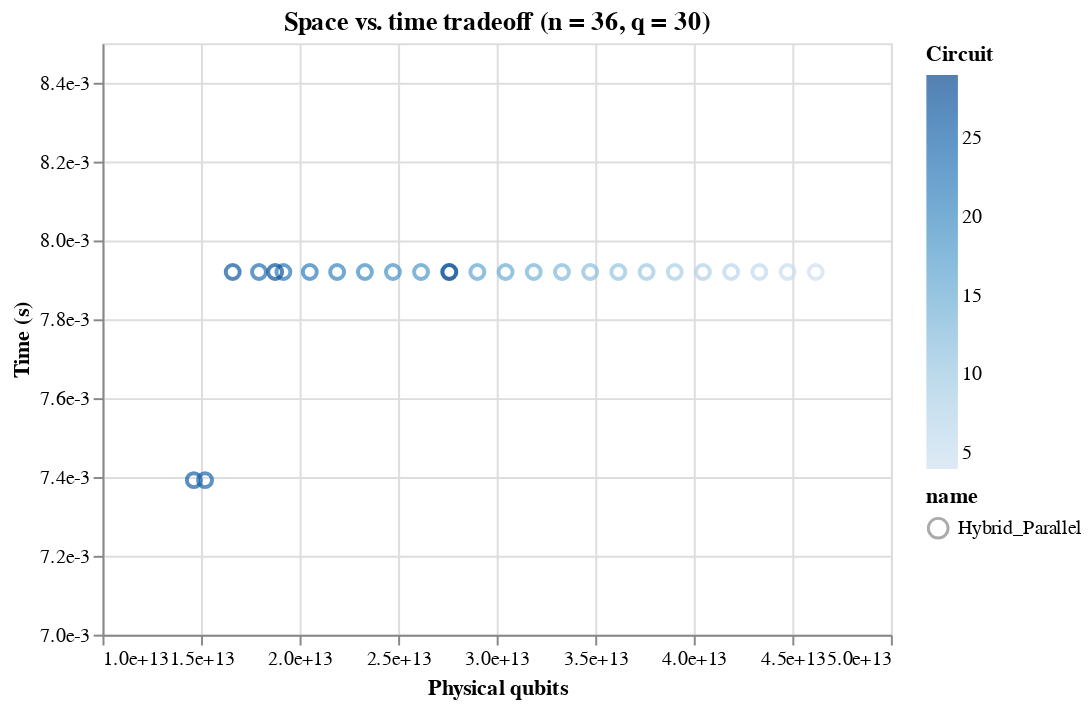

Notebook source saved alongside this figure:
### Code cell
# Look only at the parallel hybrid and see how it varies with k
hybrids = df[np.logical_and([df['name'][i] == "Hybrid_Parallel" for i in range(df.shape[0])], np.logical_and(df['n'] == 36, df['q'] == 30))]

Chart(hybrids, name="space_v_time_basic_bucket", title="Space vs. time tradeoff (n = 36, q = 30)").mark_point(size=50).encode(x=X('total_phys_q',
                                  scale=Scale(
                                              domain=[1e13,5e13]),
                                  axis=Axis(title="Physical qubits",
                                            format="e", tickCount=6)),
                              y=Y('total_time',
                                  scale=Scale(domain=[7e-3,8.5e-3]),
                                  axis=Axis(title="Time (s)",
                                            format="e")),
                               shape='name',                                                                                     
                              color=Color('k', legend=Legend(title="Circuit"))
                              )

### Figure 1 — Vega-Lite specification as saved in the notebook (floating-point values rounded to 4 significant figures)
{"$schema": "https://vega.github.io/schema/vega-lite/v2.6.0.json", "config": {"view": {"height": 300, "width": 400}}, "data": {"name": "data-3b9d18dbaeba87c56033394109512b1a"}, "datasets": {"data-3b9d18dbaeba87c56033394109512b1a": [{"b1": 0, "b2": 0, "clifford_distance": 11, "clifford_phys_q": 26858578010171, "clifford_time": 1.791e-05, "clifford_total_avg_cycles": 89.55, "cliffords": 1955283863673, "cnot_count": 1684700923705, "depth": 2013, "distill_cycles_per_state": 150, "distill_distances": "[10, 5]", "distill_factories": 1019512441, "distill_logical_q": 244682985840, "distill_logical_q_per_factory": 240, "distill_phys_q": 19329955881360, "distill_reqd": true, "distill_sim_states": 3, "distill_time": 0.00792, "distill_total_cycles": 39600, "eps": 1, "h_count": 270582939968, "k": 4, "mode": "defect", "n": 36, "n_qubits": 70866960449, "name": "Hybrid_Parallel", "p_g": 1e-05, "p_in": 0.0001, "q": 30, "safety_factor": 0, "t_count": 807453852544, "t_depth": 264, "t_sc": 2e-07, "total_cost": 53.48, "total_phys_q": 46188533891531, "total_time": 0.00792}, {"b1": 0, "b2": 0, "clifford_distance": 11, "clifford_phys_q": 26044681743963, "clifford_time": 1.788e-05, "clifford_total_avg_cycles": 89.41, "cliffords": 1893006841977, "cnot_count": 1631013836025, "depth": 2013, "distill_cycles_per_state": 150, "distill_distances": "[10, 5]", "distill_factories": 986974812, "distill_logical_q": 236873954880, "distill_logical_q_per_factory": 240, "distill_phys_q": 18713042435520, "distill_reqd": true, "distill_sim_states": 3, "distill_time": 0.00792, "distill_total_cycles": 39600, "eps": 1, "h_count": 261993005952, "k": 5, "mode": "defect", "n": 36, "n_qubits": 68719476897, "name": "Hybrid_Parallel", "p_g": 1e-05, "p_in": 0.0001, "q": 30, "safety_factor": 0, "t_count": 781684050432, "t_depth": 264, "t_sc": 2e-07, "total_cost": 53.43, "total_phys_q": 44757724179483, "total_time": 0.00792}, {"b1": 0, "b2": 0, "clifford_distance": 11, "clifford_phys_q": 25230785526267, "clifford_time": 1.785e-05, "clifford_total_avg_cycles": 89.26, "cliffords": 1830729826233, "cnot_count": 1577326753465, "depth": 2013, "distill_cycles_per_state": 150, "distill_distances": "[10, 5]", "distill_factories": 954437186, "distill_logical_q": 229064924640, "distill_logical_q_per_factory": 240, "distill_phys_q": 18096129046560, "distill_reqd": true, "distill_sim_states": 3, "distill_time": 0.00792, "distill_total_cycles": 39600, "eps": 1, "h_count": 253403072768, "k": 6, "mode": "defect", "n": 36, "n_qubits": 66571993473, "name": "Hybrid_Parallel", "p_g": 1e-05, "p_in": 0.0001, "q": 30, "safety_factor": 0, "t_count": 755914250752, "t_depth": 264, "t_sc": 2e-07, "total_cost": 53.38, "total_phys_q": 43326914572827, "total_time": 0.00792}, {"b1": 0, "b2": 0, "clifford_distance": 11, "clifford_phys_q": 24416889417723, "clifford_time": 1.782e-05, "clifford_total_avg_cycles": 89.1, "cliffords": 1768452824249, "cnot_count": 1523639682745, "depth": 2013, "distill_cycles_per_state": 150, "distill_distances": "[10, 5]", "distill_factories": 921899567, "distill_logical_q": 221255896080, "distill_logical_q_per_factory": 240, "distill_phys_q": 17479215790320, "distill_reqd": true, "distill_sim_states": 3, "distill_time": 0.00792, "distill_total_cycles": 39600, "eps": 1, "h_count": 244813141504, "k": 7, "mode": "defect", "n": 36, "n_qubits": 64424510337, "name": "Hybrid_Parallel", "p_g": 1e-05, "p_in": 0.0001, "q": 30, "safety_factor": 0, "t_count": 730144456704, "t_depth": 264, "t_sc": 2e-07, "total_cost": 53.33, "total_phys_q": 41896105208043, "total_time": 0.00792}, {"b1": 0, "b2": 0, "clifford_distance": 11, "clifford_phys_q": 23602993551739, "clifford_time": 1.779e-05, "clifford_total_avg_cycles": 88.93, "cliffords": 1706175853497, "cnot_count": 1469952638905, "depth": 2013, "distill_cycles_per_state": 150, "distill_distances": "[10, 5]", "distill_factories": 889361964, "distill_logical_q": 213446871360, "distill_logical_q_per_factory": 240, "distill_phys_q": 16862302837440, "distill_reqd": true, "distill_sim_states": 3, "distill_time": 0.00792, "distill_total_cycles": 39600, "eps": 1, "h_count": 236223214592, "k": 8, "mode": "defect", "n": 36, "n_qubits": 62277027841, "name": "Hybrid_Parallel", "p_g": 1e-05, "p_in": 0.0001, "q": 30, "safety_factor": 0, "t_count": 704374675456, "t_depth": 264, "t_sc": 2e-07, "total_cost": 53.28, "total_phys_q": 40465296389179, "total_time": 0.00792}, {"b1": 0, "b2": 0, "clifford_distance": 11, "clifford_phys_q": 22789098219387, "clifford_time": 1.775e-05, "clifford_total_avg_cycles": 88.75, "cliffords": 1643898952633, "cnot_count": 1416265655225, "depth": 2013, "distill_cycles_per_state": 150, "distill_distances": "[10, 5]", "distill_factories": 856824398, "distill_logical_q": 205637855520, "distill_logical_q_per_factory": 240, "distill_phys_q": 16245390586080, "distill_reqd": true, "distill_sim_states": 3, "distill_time": 0.00792, "distill_total_cycles": 39600, "eps": 1, "h_count": 227633297408, "k": 9, "mode": "defect", "n": 36, "n_qubits": 60129546753, "name": "Hybrid_Parallel", "p_g": 1e-05, "p_in": 0.0001, "q": 30, "safety_factor": 0, "t_count": 678604922880, "t_depth": 264, "t_sc": 2e-07, "total_cost": 53.23, "total_phys_q": 39034488805467, "total_time": 0.00792}, {"b1": 0, "b2": 0, "clifford_distance": 11, "clifford_phys_q": 21975204051323, "clifford_time": 1.771e-05, "clifford_total_avg_cycles": 88.56, "cliffords": 1581622206393, "cnot_count": 1362578804665, "depth": 2013, "distill_cycles_per_state": 150, "distill_distances": "[10, 5]", "distill_factories": 824286912, "distill_logical_q": 197828858880, "distill_logical_q_per_factory": 240, "distill_phys_q": 15628479851520, "distill_reqd": true, "distill_sim_states": 3, "distill_time": 0.00792, "distill_total_cycles": 39600, "eps": 1, "h_count": 219043401728, "k": 10, "mode": "defect", "n": 36, "n_qubits": 57982068737, "name": "Hybrid_Parallel", "p_g": 1e-05, "p_in": 0.0001, "q": 30, "safety_factor": 0, "t_count": 652835233792, "t_depth": 264, "t_sc": 2e-07, "total_cost": 53.17, "total_phys_q": 37603683902843, "total_time": 0.00792}, {"b1": 0, "b2": 0, "clifford_distance": 11, "clifford_phys_q": 21161312405883, "clifford_time": 1.767e-05, "clifford_total_avg_cycles": 88.35, "cliffords": 1519345799097, "cnot_count": 1308892245945, "depth": 2013, "distill_cycles_per_state": 150, "distill_distances": "[10, 5]", "distill_factories": 791749601, "distill_logical_q": 190019904240, "distill_logical_q_per_factory": 240, "distill_phys_q": 15011572434960, "distill_reqd": true, "distill_sim_states": 3, "distill_time": 0.00792, "distill_total_cycles": 39600, "eps": 1, "h_count": 210453553152, "k": 11, "mode": "defect", "n": 36, "n_qubits": 55834597377, "name": "Hybrid_Parallel", "p_g": 1e-05, "p_in": 0.0001, "q": 30, "safety_factor": 0, "t_count": 627065683968, "t_depth": 264, "t_sc": 2e-07, "total_cost": 53.12, "total_phys_q": 36172884840843, "total_time": 0.00792}, {"b1": 0, "b2": 0, "clifford_distance": 11, "clifford_phys_q": 20347426193787, "clifford_time": 1.762e-05, "clifford_total_avg_cycles": 88.12, "cliffords": 1457070129081, "cnot_count": 1255206322105, "depth": 2013, "distill_cycles_per_state": 150, "distill_distances": "[10, 5]", "distill_factories": 759212674, "distill_logical_q": 182211041760, "distill_logical_q_per_factory": 240, "distill_phys_q": 14394672299040, "distill_reqd": true, "distill_sim_states": 3, "distill_time": 0.00792, "distill_total_cycles": 39600, "eps": 1, "h_count": 201863806976, "k": 12, "mode": "defect", "n": 36, "n_qubits": 53687140353, "name": "Hybrid_Parallel", "p_g": 1e-05, "p_in": 0.0001, "q": 30, "safety_factor": 0, "t_count": 601296437248, "t_depth": 264, "t_sc": 2e-07, "total_cost": 53.06, "total_phys_q": 34742098492827, "total_time": 0.00792}, {"b1": 0, "b2": 0, "clifford_distance": 11, "clifford_phys_q": 19533551624571, "clifford_time": 1.758e-05, "clifford_total_avg_cycles": 87.88, "cliffords": 1394796052409, "cnot_count": 1201521770425, "depth": 2013, "distill_cycles_per_state": 150, "distill_distances": "[10, 5]", "distill_factories": 726676574, "distill_logical_q": 174402377760, "distill_logical_q_per_factory": 240, "distill_phys_q": 13777787843040, "distill_reqd": true, "distill_sim_states": 3, "distill_time": 0.00792, "distill_total_cycles": 39600, "eps": 1, "h_count": 193274281984, "k": 13, "mode": "defect", "n": 36, "n_qubits": 51539714049, "name": "Hybrid_Parallel", "p_g": 1e-05, "p_in": 0.0001, "q": 30, "safety_factor": 0, "t_count": 575527845888, "t_depth": 264, "t_sc": 2e-07, "total_cost": 52.99, "total_phys_q": 33311339467611, "total_time": 0.00792}, {"b1": 0, "b2": 0, "clifford_distance": 11, "clifford_phys_q": 18719701893499, "clifford_time": 1.752e-05, "clifford_total_avg_cycles": 87.61, "cliffords": 1332525399993, "cnot_count": 1147840167865, "depth": 2013, "distill_cycles_per_state": 150, "distill_distances": "[10, 5]", "distill_factories": 694142252, "distill_logical_q": 166594140480, "distill_logical_q_per_factory": 240, "distill_phys_q": 13160937097920, "distill_reqd": true, "distill_sim_states": 3, "distill_time": 0.00792, "distill_total_cycles": 39600, "eps": 1, "h_count": 184685232128, "k": 14, "mode": "defect", "n": 36, "n_qubits": 49392353281, "name": "Hybrid_Parallel", "p_g": 1e-05, "p_in": 0.0001, "q": 30, "safety_factor": 0, "t_count": 549760663552, "t_depth": 264, "t_sc": 2e-07, "total_cost": 52.93, "total_phys_q": 31880638991419, "total_time": 0.00792}, {"b1": 0, "b2": 0, "clifford_distance": 11, "clifford_phys_q": 17905904943483, "clifford_time": 1.746e-05, "clifford_total_avg_cycles": 87.32, "cliffords": 1270262071225, "cnot_count": 1094164873145, "depth": 2013, "distill_cycles_per_state": 150, "distill_distances": "[10, 5]", "distill_factories": 661611738, "distill_logical_q": 158786817120, "distill_logical_q_per_factory": 240, "distill_phys_q": 12544158552480, "distill_reqd": true, "distill_sim_states": 3, "distill_time": 0.00792, "distill_total_cycles": 39600, "eps": 1, "h_count": 176097198080, "k": 15, "mode": "defect", "n": 36, "n_qubits": 47245131777, "name": "Hybrid_Parallel", "p_g": 1e-05, "p_in": 0.0001, "q": 30, "safety_factor": 0, "t_count": 523996495872, "t_depth": 264, "t_sc": 2e-07, "total_cost": 52.86, "total_phys_q": 30450063495963, "total_time": 0.00792}, {"b1": 0, "b2": 0, "clifford_distance": 11, "clifford_phys_q": 17092219765115, "clifford_time": 1.74e-05, "clifford_total_avg_cycles": 87.0, "cliffords": 1208014340025, "cnot_count": 1040503013305, "depth": 2013, "distill_cycles_per_state": 150, "distill_distances": "[10, 5]", "distill_factories": 629089332, "distill_logical_q": 150981439680, "distill_logical_q_per_factory": 240, "distill_phys_q": 11927533734720, "distill_reqd": true, "distill_sim_states": 3, "distill_time": 0.00792, "distill_total_cycles": 39600, "eps": 1, "h_count": 167511326720, "k": 16, "mode": "defect", "n": 36, "n_qubits": 45098205185, "name": "Hybrid_Parallel", "p_g": 1e-05, "p_in": 0.0001, "q": 30, "safety_factor": 0, "t_count": 498238750720, "t_depth": 264, "t_sc": 2e-07, "total_cost": 52.79, "total_phys_q": 29019753499835, "total_time": 0.00792}, {"b1": 0, "b2": 0, "clifford_distance": 11, "clifford_phys_q": 16278770549115, "clifford_time": 1.733e-05, "clifford_total_avg_cycles": 86.65, "cliffords": 1145799704505, "cnot_count": 986869661625, "depth": 2013, "distill_cycles_per_state": 150, "distill_distances": "[10, 5]", "distill_factories": 596584138, "distill_logical_q": 143180193120, "distill_logical_q_per_factory": 240, "distill_phys_q": 11311235256480, "distill_reqd": true, "distill_sim_states": 3, "distill_time": 0.00792, "distill_total_cycles": 39600, "eps": 1, "h_count": 158930042880, "k": 17, "mode": "defect", "n": 36, "n_qubits": 42951901185, "name": "Hybrid_Parallel", "p_g": 1e-05, "p_in": 0.0001, "q": 30, "safety_factor": 0, "t_count": 472494637056, "t_depth": 264, "t_sc": 2e-07, "total_cost": 52.71, "total_phys_q": 27590005805595, "total_time": 0.00792}, {"b1": 0, "b2": 0, "clifford_distance": 11, "clifford_phys_q": 15465818095995, "clifford_time": 1.725e-05, "clifford_total_avg_cycles": 86.27, "cliffords": 1083655061433, "cnot_count": 933296603065, "depth": 2013, "distill_cycles_per_state": 150, "distill_distances": "[10, 5]", "distill_factories": 564115353, "distill_logical_q": 135387684720, "distill_logical_q_per_factory": 240, "distill_phys_q": 10695627092880, "distill_reqd": true, "distill_sim_states": 3, "distill_time": 0.00792, "distill_total_cycles": 39600, "eps": 1, "h_count": 150358458368, "k": 18, "mode": "defect", "n": 36, "n_qubits": 40806907905, "name": "Hybrid_Parallel", "p_g": 1e-05, "p_in": 0.0001, "q": 30, "safety_factor": 0, "t_count": 446779359232, "t_depth": 264, "t_sc": 2e-07, "total_cost": 52.63, "total_phys_q": 26161445188875, "total_time": 0.00792}, {"b1": 0, "b2": 0, "clifford_distance": 11, "clifford_phys_q": 14653908844923, "clifford_time": 1.717e-05, "clifford_total_avg_cycles": 85.86, "cliffords": 1021658005433, "cnot_count": 879850684345, "depth": 2013, "distill_cycles_per_state": 150, "distill_distances": "[10, 5]", "distill_factories": 531723358, "distill_logical_q": 127613605920, "distill_logical_q_per_factory": 240, "distill_phys_q": 10081474867680, "distill_reqd": true, "distill_sim_states": 3, "distill_time": 0.00792, "distill_total_cycles": 39600, "eps": 1, "h_count": 141807321088, "k": 19, "mode": "defect", "n": 36, "n_qubits": 38664667137, "name": "Hybrid_Parallel", "p_g": 1e-05, "p_in": 0.0001, "q": 30, "safety_factor": 0, "t_count": 421124898816, "t_depth": 264, "t_sc": 2e-07, "total_cost": 52.55, "total_phys_q": 24735383712603, "total_time": 0.00792}, {"b1": 0, "b2": 0, "clifford_distance": 11, "clifford_phys_q": 13844185350523, "clifford_time": 1.708e-05, "clifford_total_avg_cycles": 85.4, "cliffords": 959971327929, "cnot_count": 826672152505, "depth": 2013, "distill_cycles_per_state": 150, "distill_distances": "[10, 5]", "distill_factories": 499492885, "distill_logical_q": 119878292400, "distill_logical_q_per_factory": 240, "distill_phys_q": 9470385099600, "distill_reqd": true, "distill_sim_states": 3, "distill_time": 0.00792, "distill_total_cycles": 39600, "eps": 1, "h_count": 133299175424, "k": 20, "mode": "defect", "n": 36, "n_qubits": 36528193537, "name": "Hybrid_Parallel", "p_g": 1e-05, "p_in": 0.0001, "q": 30, "safety_factor": 0, "t_count": 395598364672, "t_depth": 264, "t_sc": 2e-07, "total_cost": 52.46, "total_phys_q": 23314570450123, "total_time": 0.00792}, {"b1": 0, "b2": 0, "clifford_distance": 11, "clifford_phys_q": 13039032074619, "clifford_time": 1.699e-05, "clifford_total_avg_cycles": 84.93, "cliffords": 898935816121, "cnot_count": 774054608825, "depth": 2013, "distill_cycles_per_state": 150, "distill_distances": "[10, 5]", "distill_factories": 467601346, "distill_logical_q": 112224323040, "distill_logical_q_per_factory": 240, "distill_phys_q": 8865721520160, "distill_reqd": true, "distill_sim_states": 3, "distill_time": 0.00792, "distill_total_cycles": 39600, "eps": 1, "h_count": 124881207296, "k": 21, "mode": "defect", "n": 36, "n_qubits": 34403778561, "name": "Hybrid_Parallel", "p_g": 1e-05, "p_in": 0.0001, "q": 30, "safety_factor": 0, "t_count": 370340265984, "t_depth": 264, "t_sc": 2e-07, "total_cost": 52.37, "total_phys_q": 21904753594779, "total_time": 0.00792}, {"b1": 0, "b2": 0, "clifford_distance": 11, "clifford_phys_q": 12243416646011, "clifford_time": 1.689e-05, "clifford_total_avg_cycles": 84.46, "cliffords": 839263453113, "cnot_count": 722611470265, "depth": 2013, "distill_cycles_per_state": 150, "distill_distances": "[10, 5]", "distill_factories": 436419450, "distill_logical_q": 104740668000, "distill_logical_q_per_factory": 240, "distill_phys_q": 8274512772000, "distill_reqd": true, "distill_sim_states": 3, "distill_time": 0.00792, "distill_total_cycles": 39600, "eps": 1, "h_count": 116651982848, "k": 22, "mode": "defect", "n": 36, "n_qubits": 32304529409, "name": "Hybrid_Parallel", "p_g": 1e-05, "p_in": 0.0001, "q": 30, "safety_factor": 0, "t_count": 345644204032, "t_depth": 264, "t_sc": 2e-07, "total_cost": 52.27, "total_phys_q": 20517929418011, "total_time": 0.00792}, {"b1": 0, "b2": 0, "clifford_distance": 11, "clifford_phys_q": 11467671732603, "clifford_time": 1.682e-05, "clifford_total_avg_cycles": 84.09, "cliffords": 782439022521, "cnot_count": 673621999545, "depth": 2013, "distill_cycles_per_state": 150, "distill_distances": "[10, 5]", "distill_factories": 406720388, "distill_logical_q": 97612893120, "distill_logical_q_per_factory": 240, "distill_phys_q": 7711418556480, "distill_reqd": true, "distill_sim_states": 3, "distill_time": 0.00792, "distill_total_cycles": 39600, "eps": 1, "h_count": 108817022976, "k": 23, "mode": "defect", "n": 36, "n_qubits": 30257709057, "name": "Hybrid_Parallel", "p_g": 1e-05, "p_in": 0.0001, "q": 30, "safety_factor": 0, "t_count": 322122547200, "t_depth": 264, "t_sc": 2e-07, "total_cost": 52.17, "total_phys_q": 19179090289083, "total_time": 0.00792}, {"b1": 0, "b2": 0, "clifford_distance": 11, "clifford_phys_q": 10733257490811, "clifford_time": 1.68e-05, "clifford_total_avg_cycles": 84.02, "cliffords": 731553726393, "cnot_count": 629749579705, "depth": 2013, "distill_cycles_per_state": 150, "distill_distances": "[10, 5]", "distill_factories": 380114096, "distill_logical_q": 91227383040, "distill_logical_q_per_factory": 240, "distill_phys_q": 7206963260160, "distill_reqd": true, "distill_sim_states": 3, "distill_time": 0.00792, "distill_total_cycles": 39600, "eps": 1, "h_count": 101804146688, "k": 24, "mode": "defect", "n": 36, "n_qubits": 28319940609, "name": "Hybrid_Parallel", "p_g": 1e-05, "p_in": 0.0001, "q": 30, "safety_factor": 0, "t_count": 301050363904, "t_depth": 264, "t_sc": 2e-07, "total_cost": 52.08, "total_phys_q": 17940220750971, "total_time": 0.00792}, {"b1": 0, "b2": 0, "clifford_distance": 11, "clifford_phys_q": 10084683874683, "clifford_time": 1.695e-05, "clifford_total_avg_cycles": 84.73, "cliffords": 693033238457, "cnot_count": 596530692025, "depth": 2013, "distill_cycles_per_state": 140, "distill_distances": "[9, 5]", "distill_factories": 269960658, "distill_logical_q": 64790557920, "distill_logical_q_per_factory": 240, "distill_phys_q": 5118454075680, "distill_reqd": true, "distill_sim_states": 4, "distill_time": 0.007392, "distill_total_cycles": 36960, "eps": 1, "h_count": 96502546432, "k": 25, "mode": "defect", "n": 36, "n_qubits": 26608664577, "name": "Hybrid_Parallel", "p_g": 1e-05, "p_in": 0.0001, "q": 30, "safety_factor": 0, "t_count": 285078454272, "t_depth": 264, "t_sc": 2e-07, "total_cost": 51.59, "total_phys_q": 15203137950363, "total_time": 0.007392}, {"b1": 0, "b2": 0, "clifford_distance": 11, "clifford_phys_q": 9614150074747, "clifford_time": 1.745e-05, "clifford_total_avg_cycles": 87.25, "cliffords": 680215445433, "cnot_count": 585457729465, "depth": 2013, "distill_cycles_per_state": 140, "distill_distances": "[9, 5]", "distill_factories": 264876653, "distill_logical_q": 63570396720, "distill_logical_q_per_factory": 240, "distill_phys_q": 5022061340880, "distill_reqd": true, "distill_sim_states": 4, "distill_time": 0.007392, "distill_total_cycles": 36960, "eps": 1, "h_count": 94757715968, "k": 26, "mode": "defect", "n": 36, "n_qubits": 25367150593, "name": "Hybrid_Parallel", "p_g": 1e-05, "p_in": 0.0001, "q": 30, "safety_factor": 0, "t_count": 279709745152, "t_depth": 264, "t_sc": 2e-07, "total_cost": 51.55, "total_phys_q": 14636211415627, "total_time": 0.007392}, {"b1": 0, "b2": 0, "clifford_distance": 11, "clifford_phys_q": 9512413036923, "clifford_time": 1.869e-05, "clifford_total_avg_cycles": 93.43, "cliffords": 720749199289, "cnot_count": 620354338745, "depth": 2013, "distill_cycles_per_state": 150, "distill_distances": "[10, 5]", "distill_factories": 374182757, "distill_logical_q": 89803861680, "distill_logical_q_per_factory": 240, "distill_phys_q": 7094505072720, "distill_reqd": true, "distill_sim_states": 3, "distill_time": 0.00792, "distill_total_cycles": 39600, "eps": 1, "h_count": 100394860544, "k": 27, "mode": "defect", "n": 36, "n_qubits": 25098715137, "name": "Hybrid_Parallel", "p_g": 1e-05, "p_in": 0.0001, "q": 30, "safety_factor": 0, "t_count": 296352743424, "t_depth": 264, "t_sc": 2e-07, "total_cost": 52.02, "total_phys_q": 16606918109643, "total_time": 0.00792}, {"b1": 0, "b2": 0, "clifford_distance": 11, "clifford_phys_q": 10173703782779, "clifford_time": 2.113e-05, "clifford_total_avg_cycles": 105.6, "cliffords": 871878361017, "cnot_count": 750545534905, "depth": 2013, "distill_cycles_per_state": 150, "distill_distances": "[10, 5]", "distill_factories": 452815366, "distill_logical_q": 108675687840, "distill_logical_q_per_factory": 240, "distill_phys_q": 8585379339360, "distill_reqd": true, "distill_sim_states": 3, "distill_time": 0.00792, "distill_total_cycles": 39600, "eps": 1, "h_count": 121332826112, "k": 28, "mode": "defect", "n": 36, "n_qubits": 26843545601, "name": "Hybrid_Parallel", "p_g": 1e-05, "p_in": 0.0001, "q": 30, "safety_factor": 0, "t_count": 358629769216, "t_depth": 264, "t_sc": 2e-07, "total_cost": 52.26, "total_phys_q": 18759083122139, "total_time": 0.00792}, {"b1": 0, "b2": 0, "clifford_distance": 11, "clifford_phys_q": 15260555673979, "clifford_time": 2.021e-05, "clifford_total_avg_cycles": 101.1, "cliffords": 1251982966713, "cnot_count": 1078036791225, "depth": 2013, "distill_cycles_per_state": 150, "distill_distances": "[10, 5]", "distill_factories": 650752621, "distill_logical_q": 156180629040, "distill_logical_q_per_factory": 240, "distill_phys_q": 12338269694160, "distill_reqd": true, "distill_sim_states": 3, "distill_time": 0.00792, "distill_total_cycles": 39600, "eps": 1, "h_count": 173946175488, "k": 29, "mode": "defect", "n": 36, "n_qubits": 40265318401, "name": "Hybrid_Parallel", "p_g": 1e-05, "p_in": 0.0001, "q": 30, "safety_factor": 0, "t_count": 515396075520, "t_depth": 264, "t_sc": 2e-07, "total_cost": 52.79, "total_phys_q": 27598825368139, "total_time": 0.00792}]}, "encoding": {"color": {"field": "k", "legend": {"title": "Circuit"}, "type": "quantitative"}, "shape": {"field": "name", "type": "nominal"}, "x": {"axis": {"format": "e", "tickCount": 6, "title": "Physical qubits"}, "field": "total_phys_q", "scale": {"domain": [10000000000000, 50000000000000]}, "type": "quantitative"}, "y": {"axis": {"format": "e", "title": "Time (s)"}, "field": "total_time", "scale": {"domain": [0.007, 0.0085]}, "type": "quantitative"}}, "mark": {"size": 50, "type": "point"}, "name": "space_v_time_basic_bucket", "title": "Space vs. time tradeoff (n = 36, q = 30)"}
